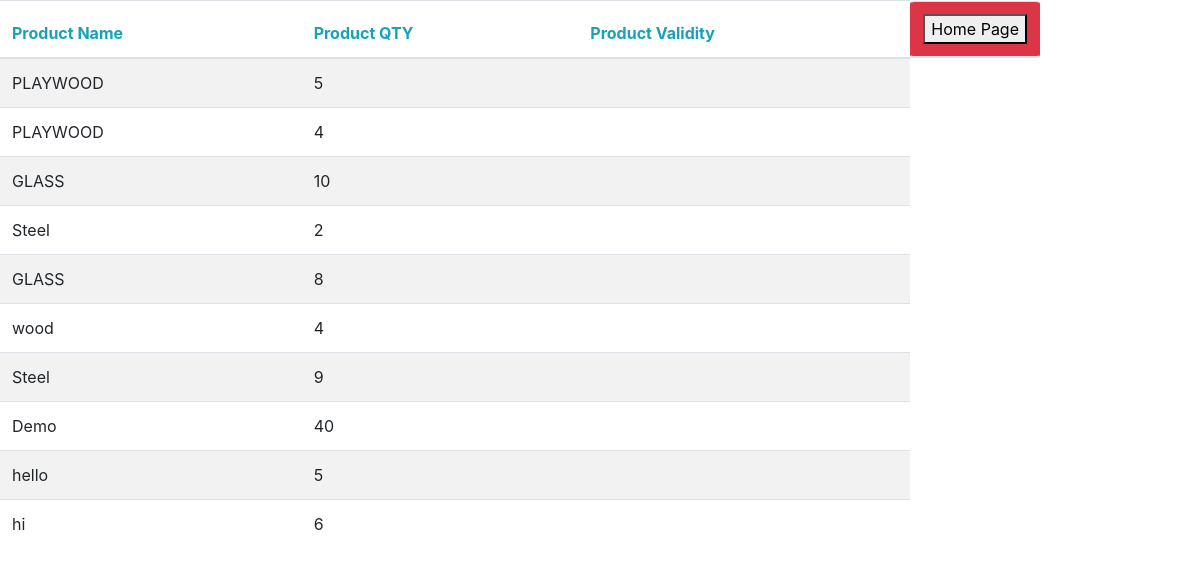
The app's page /stock with its own data.
### tables this page shows
CREATE TABLE Product (productID INTEGER PRIMARY KEY, productName TEXT ,productDescription TEXT,QTY INTEGER);

### home.py (the view)
@app.route("/stock")
def stock():
   con = sql.connect("database.db")
   con.row_factory = sql.Row
   cur = con.cursor()
   cur.execute("select * from Product")
   rows = cur.fetchall();
   return  render_template('stock.html',rows = rows)

### templates/stock.html (shortened to what this page needs)
<!DOCTYPE html>
<html>
<head>
  <link rel="stylesheet" href="https://stackpath.bootstrapcdn.com/bootstrap/4.1.3/css/bootstrap.min.css">
</head>
<body>
             <table class="table table-striped">
    <thead>
      <tr>
        <th class="text-info">Product Name</th>
           <th class="text-info">Product QTY</th>
           <th class="text-info">Product Validity</th>
           <th class="btn btn-danger"><a href="/home"><button>Home Page</button></a></th>
      </tr>
    </thead>
    <tbody>
     {% for row in rows %}
            <tr>
               <td>{{row["productName"]}}</td>
               <td>{{row["QTY"]}}</td>
               <td>{{row["Validity"]}}</td>
            </tr>
         {% endfor %}
    </tbody>
  </table>
</body>
</html>

### records on screen
Product: productName "PLAYWOOD", QTY "5"
Product: productName "PLAYWOOD", QTY "4"
Product: productName "GLASS", QTY "10"
Product: productName "Steel", QTY "2"
Product: productName "GLASS", QTY "8"
Product: productName "wood", QTY "4"
Product: productName "Steel", QTY "9"
Product: productName "Demo", QTY "40"
Product: productName "hello", QTY "5"
Product: productName "hi", QTY "6"
